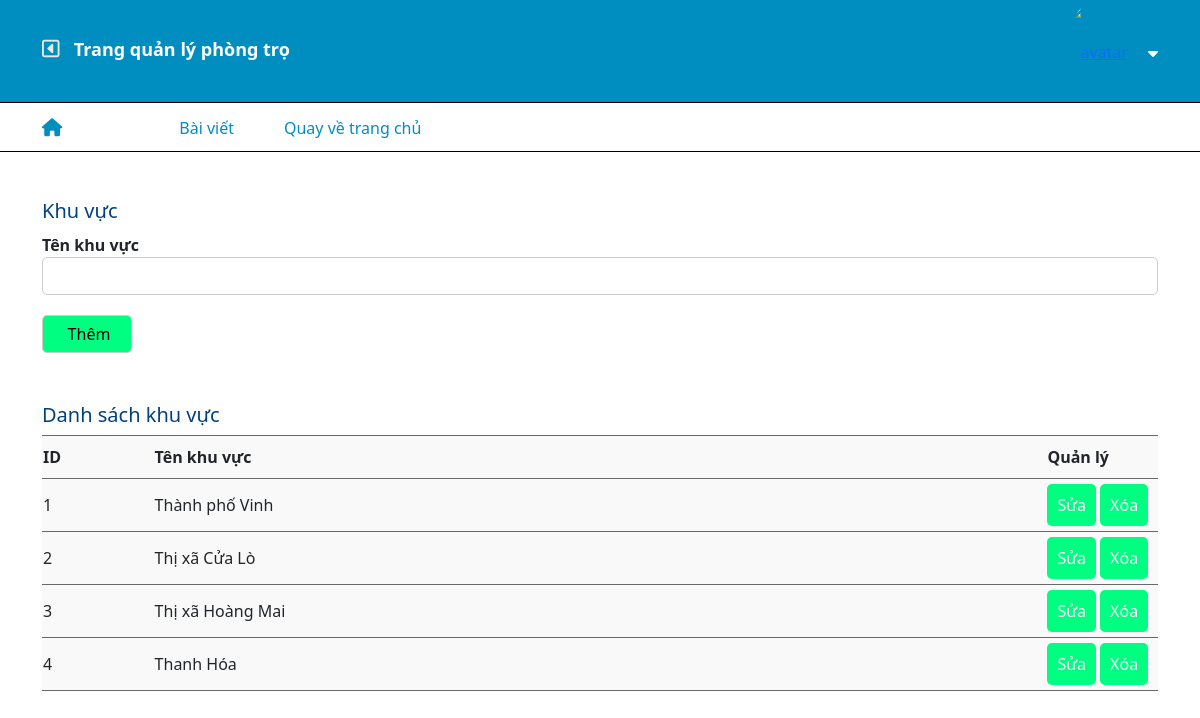
Before: /admin/district.php with the older database file.
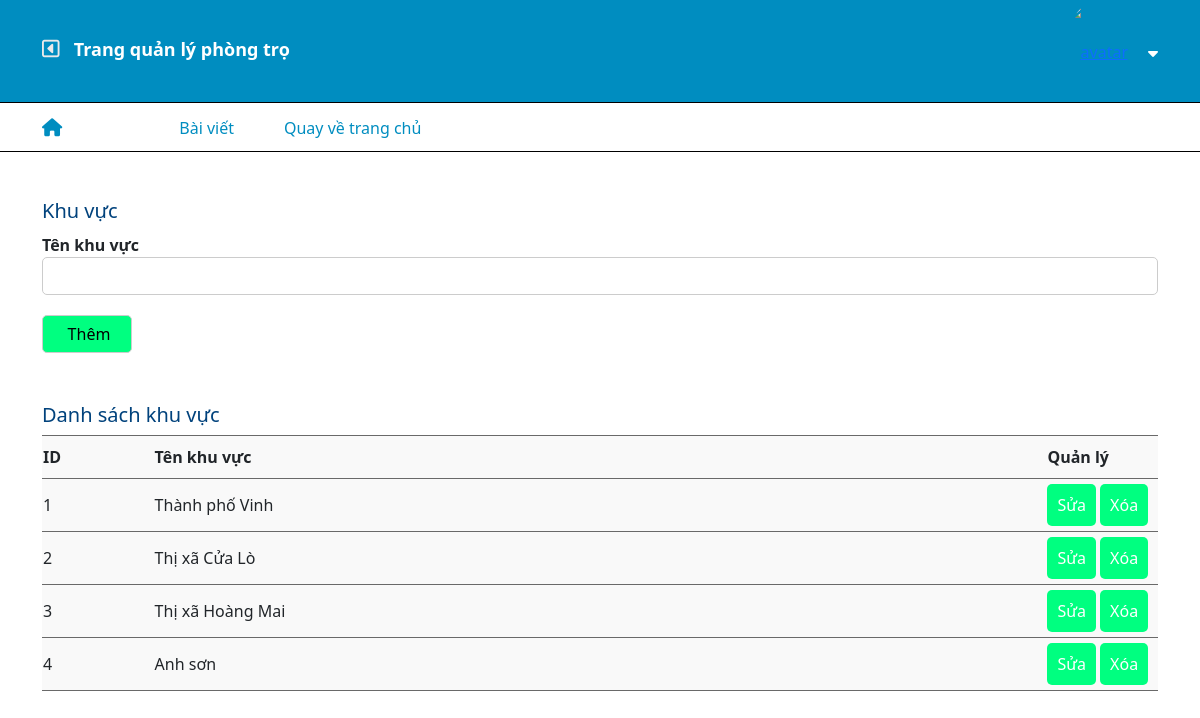
After: the same page with the newer database file.
### tables this page shows
CREATE TABLE `districts` (
  `id` int(10) NOT NULL,
  `name` varchar(250) NOT NULL
);

### admin/district.php (the view, shortened to what this page needs)
<?php
 include "../include/connect.php";
 $district = mysqli_query($conn, "SELECT * FROM  districts");
?>
<!DOCTYPE html>
<html lang="en">
<head>
    <link
      href="https://cdn.jsdelivr.net/npm/bootstrap@5.1.3/dist/css/bootstrap.min.css"
      rel="stylesheet"
    />
    <link rel="stylesheet" href="../libs/fontawesome/css/all.min.css" />
    <link rel="stylesheet" href="./style/style.css">
</head>
<body>
    <div class="footer_admin">
        <?php include "./include/header.php" ?>
            <div class="container">
            <?php if(!isset($_REQUEST['id'])){?>
                <div class="add-district">
                    <form action="" method="post">
                        <h5>Khu vực</h5>
                        <p>Tên khu vực</p>
                        <input type="text" name="district-name">
                        <input type="submit" value="Thêm" name="themmoi" class="btn-add">
                    </form>
                </div>
                <?php } ?>
                <div class="district">
                    <form action="#">
                        <h5>Danh sách khu vực</h5>
                        <table class="show-district">
                            <thead>
                            <tr class="title">
                                <td style = "width: 10%;">ID</td>
                                <td style = "width: 80%;">Tên khu vực</td>
                                <td style = "width: 10%;">Quản lý</td>
                            </tr>
                            </thead>
                            <tbody>
                            <?php foreach ($district as $key => $value) { ?>
                                <tr>
                                <td><?php echo $key + 1 ?> </td>
                                <td><?php echo $value['name'] ?></td>
                                <td>
                                    <a href="./district.php?id=<?php echo $value['id']?>" class=" btn-add btn-change">Sửa</a>
                                    <a href="./district.php?del=<?php echo $value['id']?>" class="btn-add btn-delete" onclick="return confirm('Bạn chắc chắn muốn xóa?');" >Xóa</a>
                                </td>
                            </tr>
                                <?php } ?>
                            </tbody>
                        </table>
                    </form>
                </div>
            </div>
        </div>
    </div>
</body>
</html>

Changed rows visible on the page:
removed districts: name "Thanh Hóa"
added districts: name "Anh sơn"
